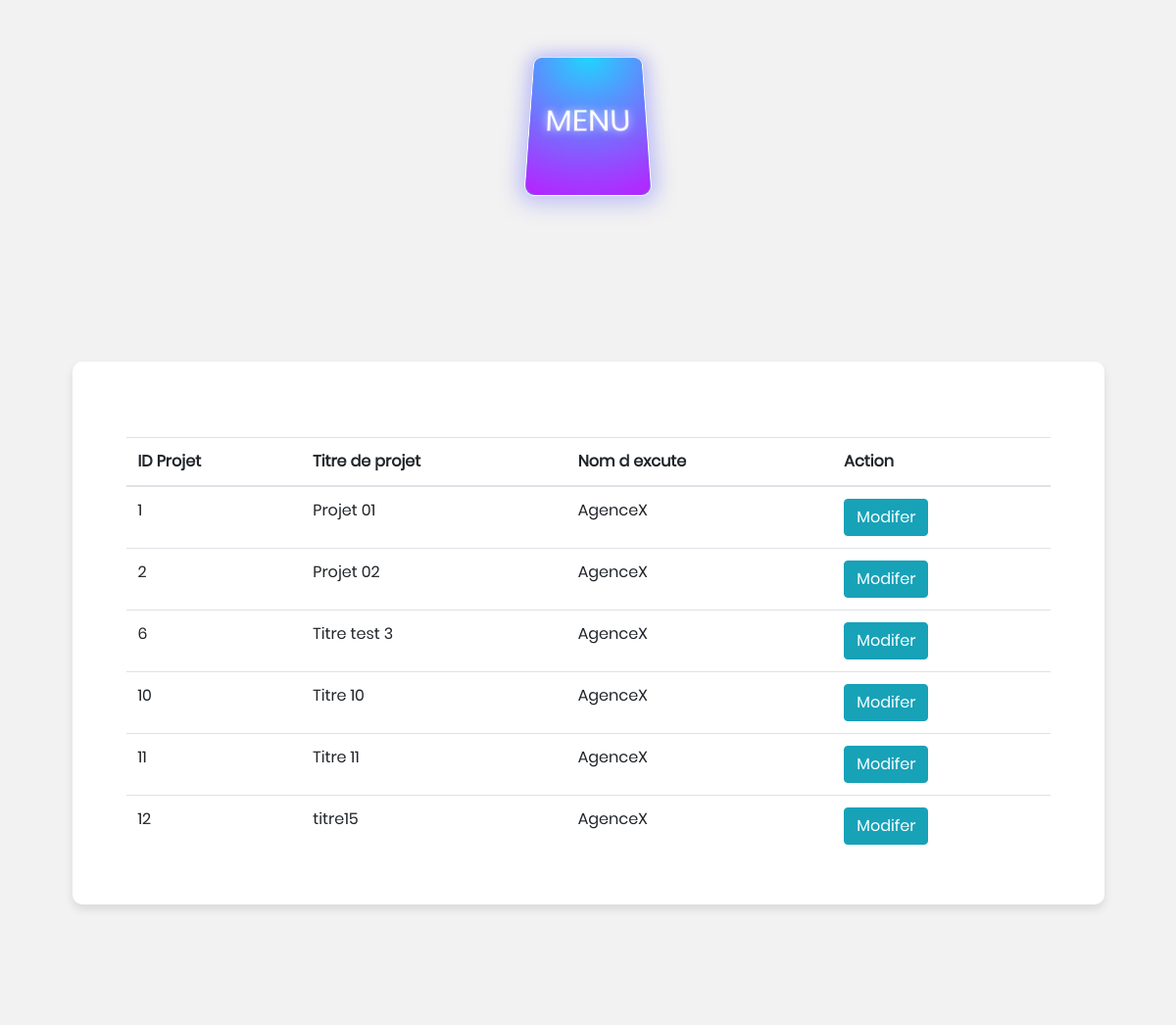
/Consultation-projet.php, run on an earlier commit of the app's database.
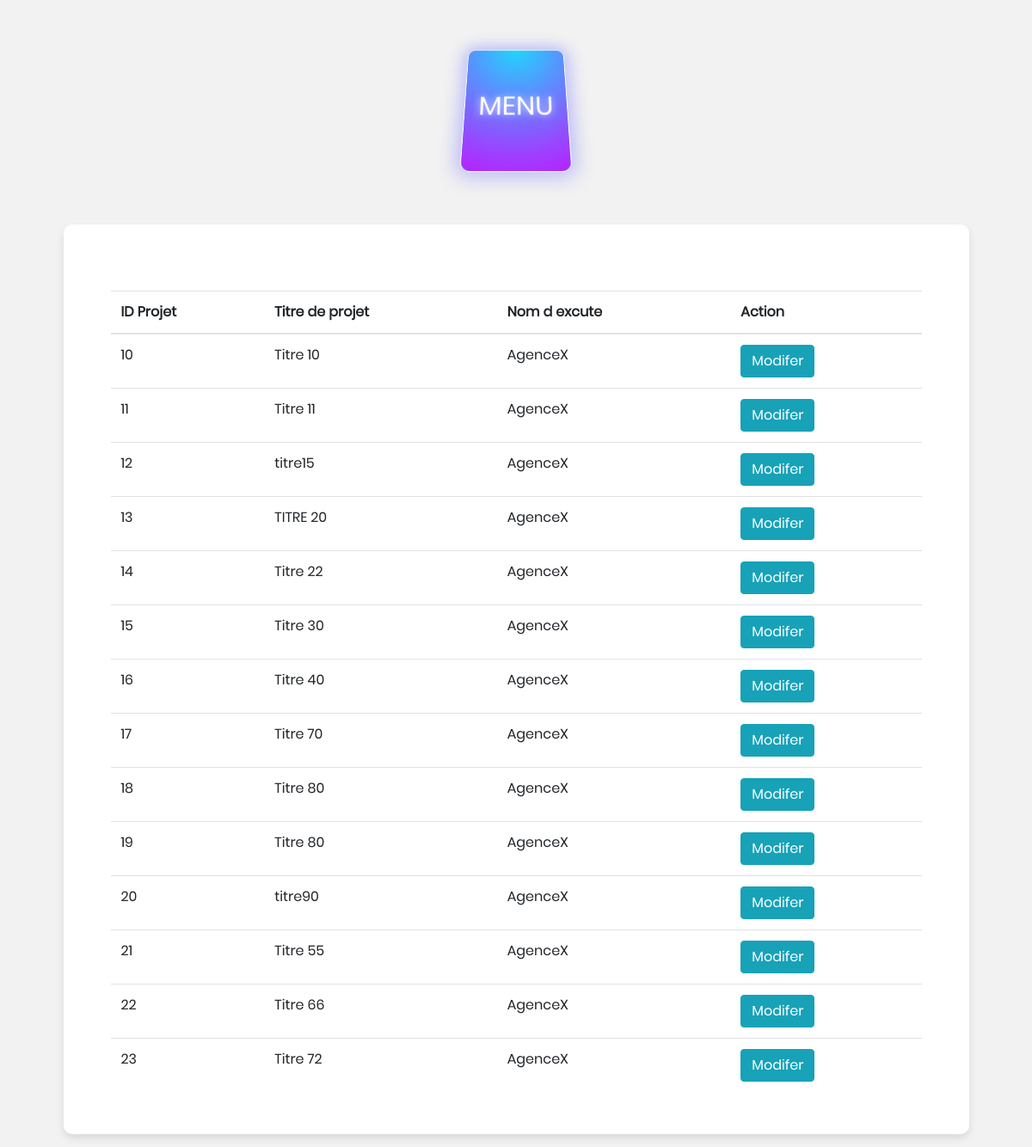
And on a later commit of the database.
### tables this page shows
CREATE TABLE `projet` (
  `IdProjet` int(10) NOT NULL,
  `TitreProjet` varchar(50) DEFAULT NULL,
  `typeprojet` varchar(50) DEFAULT NULL,
  `sujetprojet` varchar(50) DEFAULT NULL,
  `textprojet` text,
  `objectifprojet` text,
  `specialiteprojet` varchar(50) DEFAULT NULL,
  `champprojet` varchar(50) DEFAULT NULL,
  `indicenrprojet` int(10) DEFAULT NULL,
  `voteprojet` int(10) DEFAULT NULL,
  `normeExcutprojet` text,
  `indicesNRProjet` float DEFAULT NULL,
  `booleenPDR` tinyint(1) DEFAULT NULL,
  `SourcePDF` blob,
  `SourcePDF2` blob
);

### Consultation-projet.php (the view, shortened to what this page needs)
<!DOCTYPE html>
<html>
<head>
  <link rel="stylesheet" type="text/css" href="./vendor/bootstrap/css/bootstrap.css">
  <link rel="stylesheet" type="text/css" href="./fonts/font-awesome-4.7.0/css/font-awesome.min.css">
  <link rel="stylesheet" type="text/css" href="./fonts/iconic/css/material-design-iconic-font.min.css">
  <link rel="stylesheet" type="text/css" href="./css/util.css">
  <link rel="stylesheet" type="text/css" href="./css/main.css">
</head>
<header>
 <div style="background: #f2f2f2;">
<?php
include "MenuDesign.php";
?>
</div>
</header>
<body>
    <div class="container-main100">
      <div class="wrap-main-body">
<div class="container">
<div class="row justify-content-center">
<table class="table">
 <thead>
   <tr>
     <th>ID Projet</th>
     <th>Titre de projet </th>
     <th>Nom d excute</th>
     <th colspan="2">Action</th>
   </tr>
 </thead>
 <?php
include("database.php");
 $sql = "SELECT * FROM projet";
$result = mysqli_query($bdd,$sql);
while ( $row = mysqli_fetch_array($result,MYSQLI_ASSOC) ) {  ?>
<?php
$iduser00=1;
 $sql0 = "SELECT NomExcute FROM distruberprojet WHERE iduser =".$iduser00;
  $result0 = mysqli_query($bdd,$sql0);
  $row0 = mysqli_fetch_array($result0,MYSQLI_ASSOC);
?>
<tr>
<td id="IdProjet"><?php echo $row["IdProjet"];  ?></td>
<td id="TitreProjet"><?php echo $row["TitreProjet"];  ?></td>
<td id="NomExcute"><?php echo $row0["NomExcute"];  ?> </td>
<td>
  <a href="ModifProjet.php?Modif=<?php echo $row["IdProjet"]; ?>"
  class="btn btn-info" name="<?php echo $row["IdProjet"]; ?>">Modifer</a>
</td>
</tr>
<?php
}
?>
</table>
</div>
</div>
</div>
</div>
</body>
</html>

### MenuDesign.php (shortened to what this page needs)
<!DOCTYPE html>
<html lang="en" >
<head>
 <link rel="stylesheet" type="text/css" href="./css/menustyle.css">
</head>
<body>
<center>
<div class="all">
<div class="center" onclick="location.href = 'Accueil.php';">
  <div class="explainer"><span> MENU </br><?php if (isset($_SESSION['nom'])) {
                                        } else {echo "";} ?></span></div>
  </div>
</div>
</center>
</body>
</html>

### css/main.css (style rules this page uses)
* { margin: 0px; padding: 0px; box-sizing: border-box; }
body, html { height: 100%; font-family: Poppins-Regular, sans-serif; }
a { font-family: Poppins-Regular; font-size: 14px; line-height: 1.7; color: #666666; margin: 0px; transition: all 0.4s; -webkit-transition: all 0.4s; -o-transition: all 0.4s; -moz-transition: all 0.4s; }
.container-main100 { width: 100%; min-height: 100vh; display: -webkit-box; display: -webkit-flex; display: -moz-box; display: -ms-flexbox; display: flex; flex-wrap: wrap; justify-content: center; align-items: center; padding: 15px; background: #f2f2f2; }
.wrap-main-body { width: 90%; background: #fff; border-radius: 10px; overflow: hidden; padding: 77px 55px 33px 55px; box-shadow: 0 5px 10px 0px rgba(0, 0, 0, 0.1); -moz-box-shadow: 0 5px 10px 0px rgba(0, 0, 0, 0.1); -webkit-box-shadow: 0 5px 10px 0px rgba(0, 0, 0, 0.1); -o-box-shadow: 0 5px 10px 0px rgba(0, 0, 0, 0.1); -ms-box-shadow: 0 5px 10px 0px rgba(0, 0, 0, 0.1); }

### css/menustyle.css (style rules this page uses)
.all { width: 50%; padding-bottom: 48px; padding-top: 48px; display: flex; -webkit-perspective: 10px; perspective: 10px; -webkit-transform: perspective(300px) rotateX(20deg); transform: perspective(300px) rotateX(20deg); will-change: perspective; -webkit-perspective-origin: center center; perspective-origin: center center; transition: all 1.3s ease-out; justify-content: center; -webkit-transform-style: preserve-3d; transform-style: preserve-3d; }
.left, .center, .right, .lefter, .righter { width: 200px; height: 150px; -webkit-transform-style: preserve-3d; transform-style: preserve-3d; border-radius: 10px; border: 1px solid #fff; box-shadow: 0 0 20px 5px rgba(100, 100, 255, 0.4); opacity: 0; transition: all .3s ease; transition-delay: 1s; position: relative; background-position: center center; background-size: contain; background-repeat: no-repeat; background-color: #58d; cursor: pointer; background-blend-mode: color-burn; }
.center { opacity: 1; background-image: url(https://cdn3.iconfinder.com/data/icons/other-icons/48/app_window-512.png); }
.explainer { font-weight: 300; font-size: 2rem; color: #fff; transition: all .6s ease; width: 100%; height: 100%; background-color: #303050; background-image: radial-gradient(circle at center top, #21d4fd, #b721ff); border-radius: 10px; text-shadow: 0 0 10px rgba(255, 255, 255, 0.8); display: flex; justify-content: center; align-items: center; }

What changed in the data, as far as the page shows it:
removed projet: IdProjet "1", TitreProjet "Projet 01", NomExcute "AgenceX"
removed projet: IdProjet "2", TitreProjet "Projet 02", NomExcute "AgenceX"
removed projet: IdProjet "6", TitreProjet "Titre test 3", NomExcute "AgenceX"
added projet: IdProjet "13", TitreProjet "TITRE 20", NomExcute "AgenceX"
added projet: IdProjet "14", TitreProjet "Titre 22", NomExcute "AgenceX"
added projet: IdProjet "15", TitreProjet "Titre 30", NomExcute "AgenceX"
added projet: IdProjet "16", TitreProjet "Titre 40", NomExcute "AgenceX"
added projet: IdProjet "17", TitreProjet "Titre 70", NomExcute "AgenceX"
added projet: IdProjet "18", TitreProjet "Titre 80", NomExcute "AgenceX"
added projet: IdProjet "19", TitreProjet "Titre 80", NomExcute "AgenceX"
added projet: IdProjet "20", TitreProjet "titre90", NomExcute "AgenceX"
added projet: IdProjet "21", TitreProjet "Titre 55", NomExcute "AgenceX"
added projet: IdProjet "22", TitreProjet "Titre 66", NomExcute "AgenceX"
added projet: IdProjet "23", TitreProjet "Titre 72", NomExcute "AgenceX"
